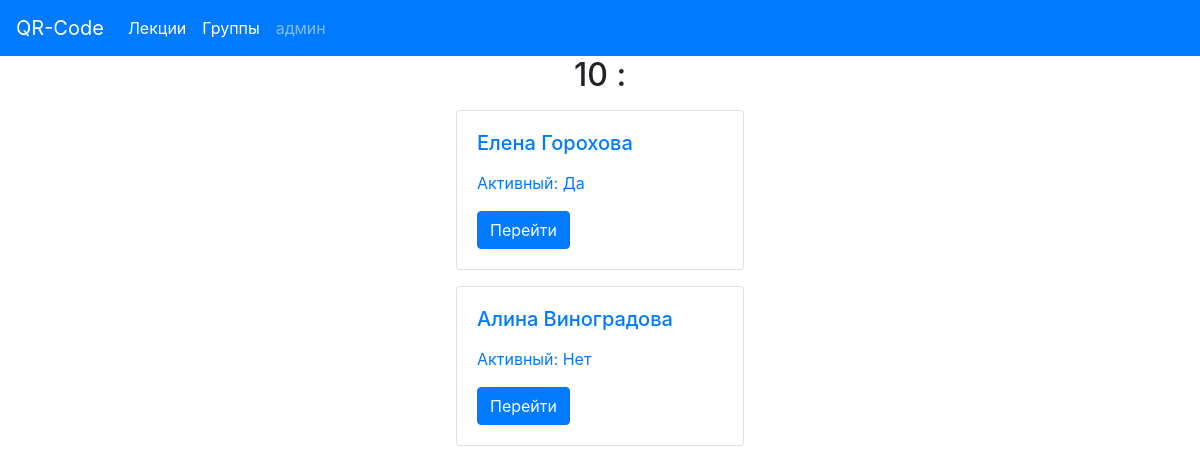
The app's page /group/2/, older data.
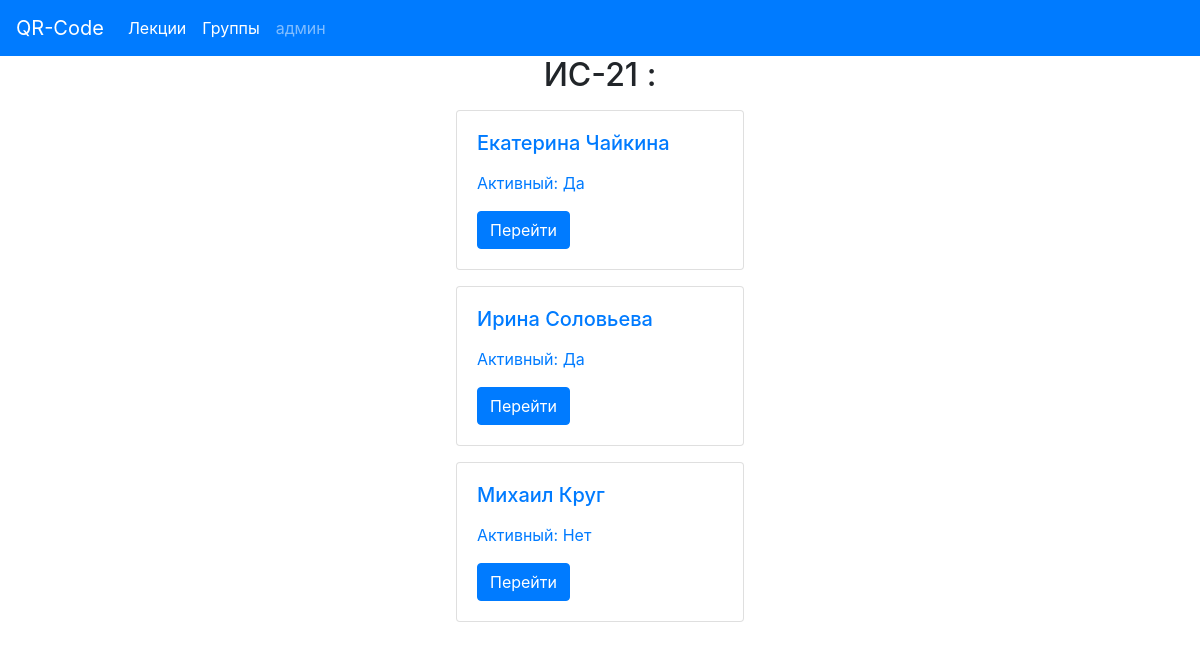
The same page, newer data.
### testpages/models.py (models this page shows, shortened)
class Group(models.Model):
    name = models.CharField(max_length=30, unique=True, verbose_name='Группа')
    def count_group(self):
        return self.student_set.count()
    count_group.short_description = 'Количество студентов'
    class Meta:
        verbose_name = 'Группа'
        verbose_name_plural = 'Группы'

class Student(models.Model):
    name = models.CharField(max_length=150, unique=True, verbose_name='Имя')
    active = models.BooleanField(default=True, verbose_name='Активность')
    group = models.ForeignKey(
        Group, verbose_name='Группа',
        on_delete=models.CASCADE,
    )
    def active_admin(self):
        if self.active:
            return 'Да'
        else:
            return 'Нет'
    active_admin.short_description = 'Активный'
    active_admin.admin_order_field = 'active'
    class Meta:
        verbose_name = 'Студента'
        verbose_name_plural = 'Студенты'
        ordering = ['group', 'name']

### testpages/views.py (the view, shortened to what this page needs)
# urls.py: path('group/<int:id>/', GroupIdPage.as_view(), name='group_id_page'),
class GroupIdPage(View):
    def get(self, request, id):
        students = Student.objects.filter(group=id).order_by('-active', 'name')
        group = Group.objects.get(id=id)
        pagitanor = Paginator(students, 4)
        page_number = request.GET.get('page', 1)
        page = pagitanor.get_page(page_number)
        is_paginator = page.has_other_pages()
        if page.has_previous():
            prev_url = '?page={}'.format(page.previous_page_number())
        else:
            prev_url = ''
        if page.has_next():
            next_url = '?page={}'.format(page.next_page_number())
        else:
            next_url = ''
        context = {
            'students': page,
            'group': group,
            'prev_url': prev_url,
            'next_url': next_url,
            'is_paginator': is_paginator
        }
        return render(request, 'testpages/group_id.html', context=context)

### testpages/templates/testpages/group_id.html (shortened to what this page needs)
{% extends 'testpages/base_page.html' %}
{% block content %}
<h2 align="center">{{group.name}} :</h2>
{% for student in students %}
<form action= "#" method="post">
                     <div class="card text-primary mt-3 ml-auto mr-auto " style="width: 18rem;">
                      <div class="card-body">
                        <h5 class="card-title">{{ student.name }}</h5>
                        <p class="card-text">
                            {% if student.active %}
                          <p> Активный: Да </p>
                             {% else %}
                          <p> Активный: Нет </p>
                           {% endif %}
                        </p>
                        <button class="btn btn-primary">Перейти</button>
                      </div>
                    </div>
                </form>
{% endfor %}
{% endblock %}

Row changes from the older to the newer data that the page shows:
no longer on this page (row edited): Student: name "Елена Горохова", active "Активный: Да"
changed Group: name "10" → "ИС-21"
now on this page (row edited): Student: name "Екатерина Чайкина", active "Активный: Да"
changed Student: name "Алина Виноградова" → "Ирина Соловьева"; active "Активный: Нет" → "Активный: Да"
added Student: name "Михаил Круг", active "Активный: Нет"
